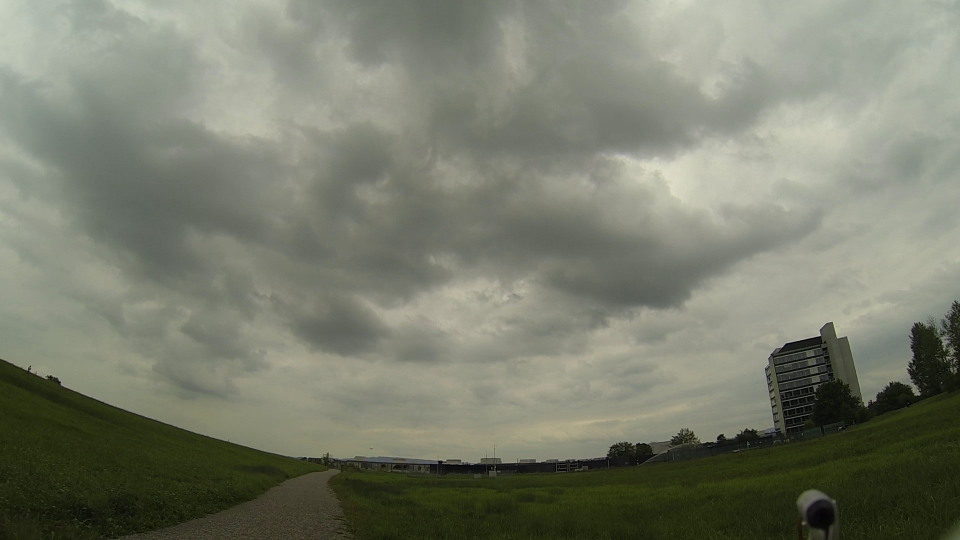
#> input picture tests/fixtures/dataset3_sample/frames/cam0/000001.jpg, 1920 x 1080 px (shown at 1/2 size)
$ python -i small_target_detector.py   (imports and definitions only)
#> lines starting #> are read from the running program, lines starting #| are printed output that depends on the picture
#> further down, picture is the input picture: shape (1080, 1920, 3); mean B, G, R 109, 124.6, 121.2
from dataclasses import dataclass
from typing import Dict, List, Optional, Set, Tuple

import cv2
import numpy as np

from dronetrackingrl.masking.background_subtraction import MaskResult


@dataclass
class _Candidate:
    peak: float
    position: Tuple[float, float]  # çalışma çözünürlüğünde (x, y)


class SmallTargetDetector:
    """Gökyüzündeki küçük, koyu, hareketli hedefi (drone) bulur.

    Ham kareyi ilk kareye göre farklamak (BackgroundSubtractor) gerçek
    çekimlerde çalışmıyor: bulutlar/ışık değişir ve en büyük "fark" bloğu
    drone değil gökyüzü olur (dataset3'te gerçek etiketlere göre isabet
    ~%43, yanlış tespit ~%43). Bu sınıf onun yerine:

    1. karenin genişliği ``work_width``'ten büyükse küçültür (drone hâlâ
       birkaç piksel; 4K kameralarda hızı ciddi artırır),
    2. ``blackhat`` ile "çevresinden koyu olan küçük noktaları" öne çıkarır
       (yavaş değişen bulut/ışık bunda görünmez),
    3. bu tepkiden hızlı güncellenen zamansal bir arka planı çıkarır (durağan
       koyu yapılar -- ağaç, bina -- silinir),
    4. eşik üstü bileşenlerden, bir önceki karede de yakınında aday olanları
       (kalıcılık) tutar ve en güçlüsünü seçer,
    5. aynı konumda (kaba hücre) çok sayıda kez kazanan adayları "sabit yanlış
       kaynak" sayıp kalıcı olarak bastırır -- gerçek bir dron binlerce karede
       aynı birkaç pikselde durmaz, ama kamera önündeki bir anten/direk gibi
       sabit bir kenar, arkasındaki gökyüzü değiştikçe (bulut/ışık) tepkisi
       dalgalanıp "kalıcılık" testini hep geçebilir (sabit DEĞERLİ noktalar
       arka plan modeline tam yakınsadığı için zaten sorun değil; sorun sabit
       KONUMLU ama dalgalanan ŞİDDETLİ kenarlar).

    Dönen ``centroid`` HAM (tam çözünürlük) piksel koordinatındadır, yani
    ``detections/camN.txt`` etiketleriyle doğrudan karşılaştırılabilir.
    ``mask_crop``, ``crop_size`` x ``crop_size`` boyutunda, tespit çevresinden
    alınmış blackhat tepkisidir (0..1); tespit yoksa sıfırdır.

    Parametreler dataset3'ün gerçek etiketlerine karşı ayarlanıp, ayarda
    kullanılmayan zaman aralıklarında doğrulandı (7 pencere x 150 kare x 6
    kamera: isabet %85.6, yanlış yerde tespit %0.6, kaçırma %13.8, etiketsiz
    karede tespit %12; eski yöntem: %43 / %43 / %14 / %71). Bilinen sınır:
    drone bir koyu zeminin (ağaç hattı) önündeyse blackhat onu göremez.
    """

    def __init__(
        self,
        crop_size: int = 64,
        work_width: int = 960,
        kernel_size: int = 15,
        background_rate: float = 0.15,
        min_response: float = 14.0,
        noise_sigmas: float = 6.0,
        min_area: int = 2,
        max_area: int = 400,
        warmup_frames: int = 5,
        persist_radius: float = 20.0,
        response_scale: float = 100.0,
        static_cell_size: float = 15.0,
        static_suppress_count: int = 300,
    ):
        self.crop_size = crop_size
        self.work_width = work_width
        self.background_rate = background_rate
        self.min_response = min_response
        self.noise_sigmas = noise_sigmas
        self.min_area = min_area
        self.max_area = max_area
        self.warmup_frames = warmup_frames
        self.persist_radius = persist_radius
        self.response_scale = response_scale
        self.static_cell_size = static_cell_size
        self.static_suppress_count = static_suppress_count
        self._kernel = cv2.getStructuringElement(cv2.MORPH_ELLIPSE, (kernel_size, kernel_size))
        self.reset()

    def reset(self) -> None:
        self._background: Optional[np.ndarray] = None
        self._frames_seen = 0
        self._previous_positions: List[Tuple[float, float]] = []
        self._static_counts: Dict[Tuple[int, int], int] = {}
        self._static_suppressed: Set[Tuple[int, int]] = set()
        # Son karenin çalışma çözünürlüğündeki tepkisi ve ölçeği (ham px * ölçek = çalışma px);
        # HybridReloDetector kırpımı RELO'nun bulduğu merkezden bu haritadan alır.
        self.last_response: Optional[np.ndarray] = None
        self.last_scale = 1.0

    def _cell(self, position: Tuple[float, float]) -> Tuple[int, int]:
        x, y = position
        return (round(x / self.static_cell_size), round(y / self.static_cell_size))

    def update(self, frame: np.ndarray) -> MaskResult:
        gray = frame if frame.ndim == 2 else cv2.cvtColor(frame, cv2.COLOR_BGR2GRAY)
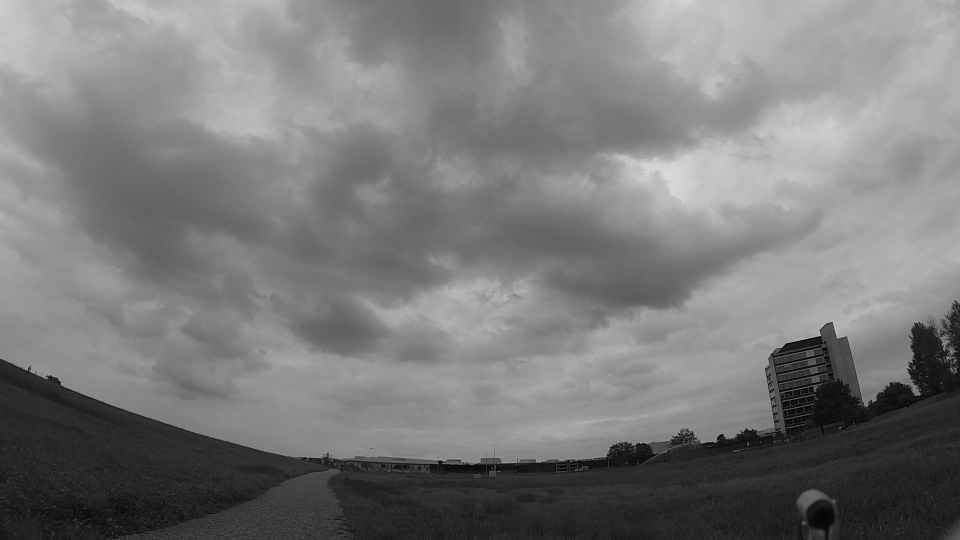
#> gray: shape (1080, 1920) (shown at 1/2 size); min 0, max 221, mean 121.8
        scale = 1.0
        if gray.shape[1] > self.work_width:
            scale = self.work_width / gray.shape[1]
#> scale = 0.5
            size = (self.work_width, int(round(gray.shape[0] * scale)))
#> size = (960, 540)
            gray = cv2.resize(gray, size, interpolation=cv2.INTER_AREA)
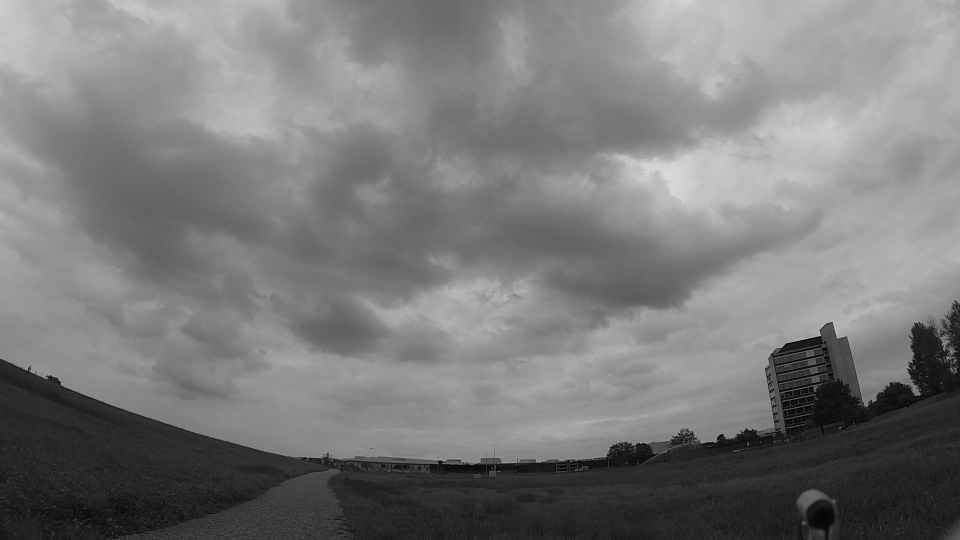
#> gray: shape (540, 960); min 1, max 220, mean 122

        blurred = cv2.GaussianBlur(gray, (3, 3), 0)
        dark_spots = cv2.morphologyEx(blurred, cv2.MORPH_BLACKHAT, self._kernel).astype(np.float32)
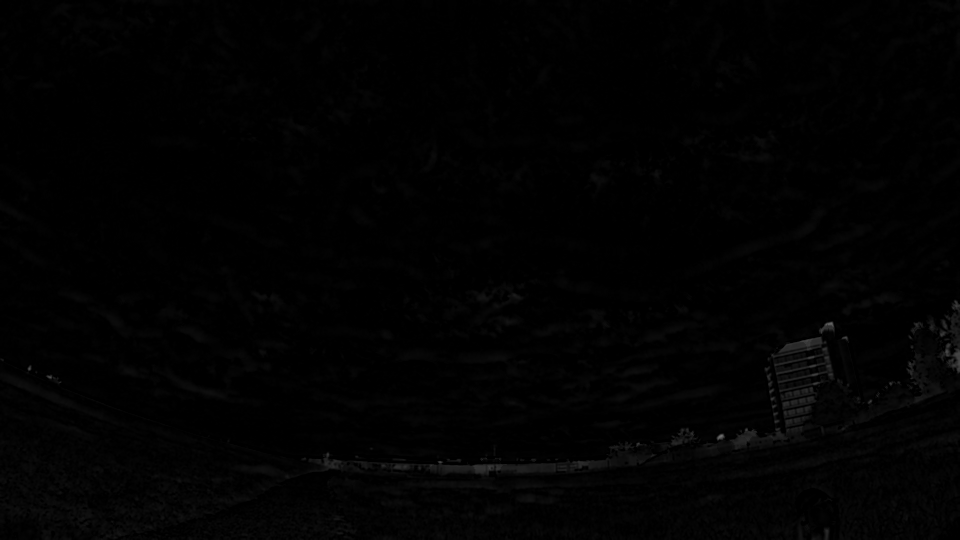
#> dark_spots: shape (540, 960) float32; min 0, max 106, mean 2

        self.last_scale = scale
#> self.last_scale = 0.5
        if self._background is None:
            self._background = dark_spots.copy()
            self._frames_seen = 1
            self.last_response = np.zeros_like(dark_spots)
            return self._no_detection()

        response = dark_spots - self._background
        self.last_response = response
        self._background = (1.0 - self.background_rate) * self._background + self.background_rate * dark_spots
        self._frames_seen += 1
        if self._frames_seen <= self.warmup_frames:
            return self._no_detection()

        candidates = self._find_candidates(response)
        previous, self._previous_positions = self._previous_positions, [c.position for c in candidates]
        persistent = [
            c
            for c in candidates
            if any(np.hypot(c.position[0] - px, c.position[1] - py) <= self.persist_radius for px, py in previous)
        ]
        persistent = [c for c in persistent if self._cell(c.position) not in self._static_suppressed]
        if not persistent:
            return self._no_detection()

        winner = persistent[0]
        cell = self._cell(winner.position)
        self._static_counts[cell] = self._static_counts.get(cell, 0) + 1
        if self._static_counts[cell] > self.static_suppress_count:
            self._static_suppressed.add(cell)  # bundan sonra bu hücre hiç aday sayılmaz
            return self._no_detection()

        x, y = winner.position
        crop = _crop_window(response, x, y, self.crop_size)
        return MaskResult(
            mask_crop=np.clip(crop / self.response_scale, 0.0, 1.0).astype(np.float32),
            centroid=(x / scale, y / scale),
            visible=True,
        )

    def _find_candidates(self, response: np.ndarray) -> List[_Candidate]:
        median = float(np.median(response))
        mad = float(np.median(np.abs(response - median))) * 1.4826 + 1e-3
        threshold = max(self.min_response, median + self.noise_sigmas * mad)
        binary = (response > threshold).astype(np.uint8)
        count, labels, stats, centroids = cv2.connectedComponentsWithStats(binary)
        candidates = []
        for k in range(1, count):
            area = stats[k, cv2.CC_STAT_AREA]
            if not (self.min_area <= area <= self.max_area):
                continue
            x, y = stats[k, cv2.CC_STAT_LEFT], stats[k, cv2.CC_STAT_TOP]
            w, h = stats[k, cv2.CC_STAT_WIDTH], stats[k, cv2.CC_STAT_HEIGHT]
            region = labels[y : y + h, x : x + w] == k
            peak = float(response[y : y + h, x : x + w][region].max())
            candidates.append(_Candidate(peak=peak, position=(float(centroids[k][0]), float(centroids[k][1]))))
        candidates.sort(key=lambda c: -c.peak)
        return candidates

    def _no_detection(self) -> MaskResult:
        return MaskResult(
            mask_crop=np.zeros((self.crop_size, self.crop_size), dtype=np.float32),
            centroid=None,
            visible=False,
        )


def _crop_window(image: np.ndarray, cx: float, cy: float, size: int) -> np.ndarray:
    half = size // 2
    height, width = image.shape
    x0, y0 = int(cx) - half, int(cy) - half
    src_x0, src_y0 = max(x0, 0), max(y0, 0)
    src_x1, src_y1 = min(x0 + size, width), min(y0 + size, height)
    crop = np.zeros((size, size), dtype=np.float32)
    if src_x1 > src_x0 and src_y1 > src_y0:
        crop[src_y0 - y0 : src_y1 - y0, src_x0 - x0 : src_x1 - x0] = image[src_y0:src_y1, src_x0:src_x1]
    return crop

>>> import cv2
>>> picture = cv2.imread('../../../tests/fixtures/dataset3_sample/frames/cam0/000001.jpg')
>>> result = SmallTargetDetector().update(picture)
